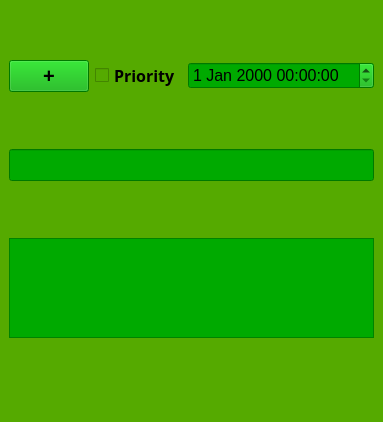
<?xml version="1.0" encoding="UTF-8"?>
<ui version="4.0">
 <class>MainWindow</class>
 <widget class="QMainWindow" name="MainWindow">
  <property name="geometry">
   <rect>
    <x>0</x>
    <y>0</y>
    <width>368</width>
    <height>422</height>
   </rect>
  </property>
  <property name="windowTitle">
   <string>To Do List</string>
  </property>
  <property name="windowIcon">
   <iconset>
    <normaloff>todo-list-icon.jpg</normaloff>todo-list-icon.jpg</iconset>
  </property>
  <property name="styleSheet">
   <string notr="true">background-color: rgb(85, 170, 0);</string>
  </property>
  <property name="iconSize">
   <size>
    <width>100</width>
    <height>100</height>
   </size>
  </property>
  <widget class="QWidget" name="centralwidget">
   <layout class="QVBoxLayout" name="verticalLayout">
    <item>
     <layout class="QGridLayout" name="gl_tasks"/>
    </item>
    <item>
     <layout class="QHBoxLayout" name="horizontalLayout">
      <item>
       <widget class="QPushButton" name="btn_newtask">
        <property name="font">
         <font>
          <pointsize>15</pointsize>
          <bold>true</bold>
         </font>
        </property>
        <property name="toolTip">
         <string>add new task</string>
        </property>
        <property name="styleSheet">
         <string notr="true">background-color: rgb(0, 170, 0);</string>
        </property>
        <property name="text">
         <string>+</string>
        </property>
       </widget>
      </item>
      <item>
       <widget class="QCheckBox" name="cb_priority">
        <property name="font">
         <font>
          <family>Centaur</family>
          <pointsize>12</pointsize>
          <italic>false</italic>
          <bold>true</bold>
         </font>
        </property>
        <property name="toolTip">
         <string>If this task is important clicked</string>
        </property>
        <property name="text">
         <string>Priority</string>
        </property>
       </widget>
      </item>
      <item>
       <widget class="QDateTimeEdit" name="dateTimeEdit">
        <property name="font">
         <font>
          <pointsize>12</pointsize>
         </font>
        </property>
        <property name="styleSheet">
         <string notr="true">background-color: rgb(0, 170, 0);</string>
        </property>
       </widget>
      </item>
     </layout>
    </item>
    <item>
     <widget class="QLineEdit" name="tb_new_task_title">
      <property name="font">
       <font>
        <pointsize>15</pointsize>
       </font>
      </property>
      <property name="toolTip">
       <string>Title</string>
      </property>
      <property name="styleSheet">
       <string notr="true">background-color: rgb(0, 170, 0);</string>
      </property>
     </widget>
    </item>
    <item>
     <widget class="QTextEdit" name="tb_new_task_description">
      <property name="maximumSize">
       <size>
        <width>16777215</width>
        <height>100</height>
       </size>
      </property>
      <property name="font">
       <font>
        <pointsize>15</pointsize>
       </font>
      </property>
      <property name="toolTip">
       <string>description</string>
      </property>
      <property name="styleSheet">
       <string notr="true">background-color: rgb(0, 170, 0);</string>
      </property>
     </widget>
    </item>
   </layout>
  </widget>
  <widget class="QMenuBar" name="menubar">
   <property name="geometry">
    <rect>
     <x>0</x>
     <y>0</y>
     <width>368</width>
     <height>22</height>
    </rect>
   </property>
  </widget>
  <widget class="QStatusBar" name="statusbar"/>
 </widget>
 <resources/>
 <connections/>
</ui>
